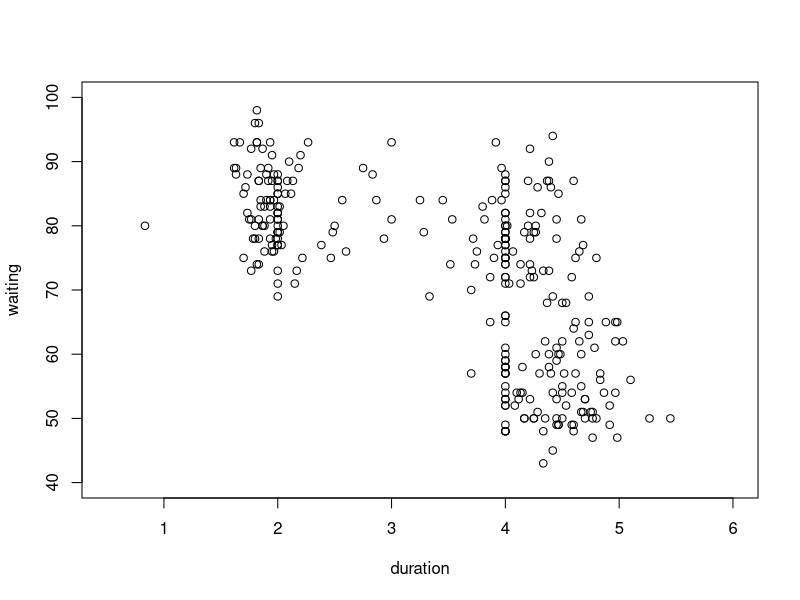
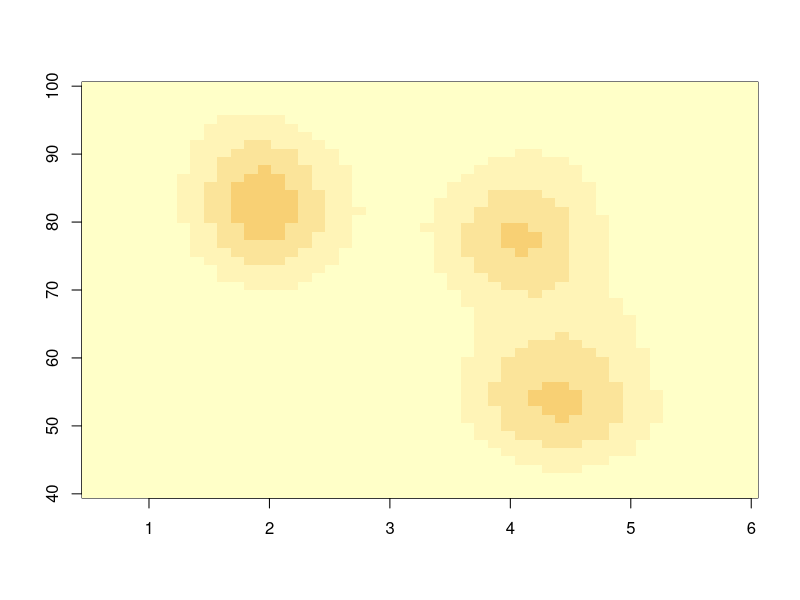
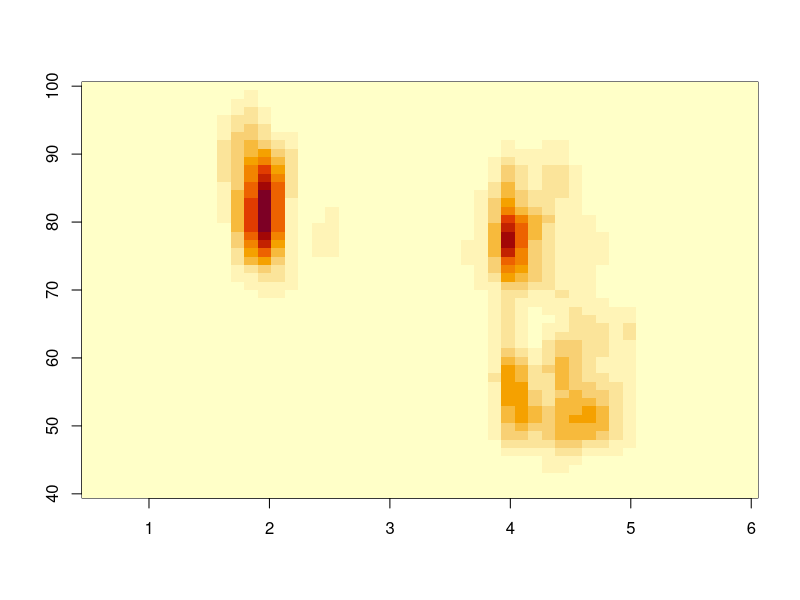
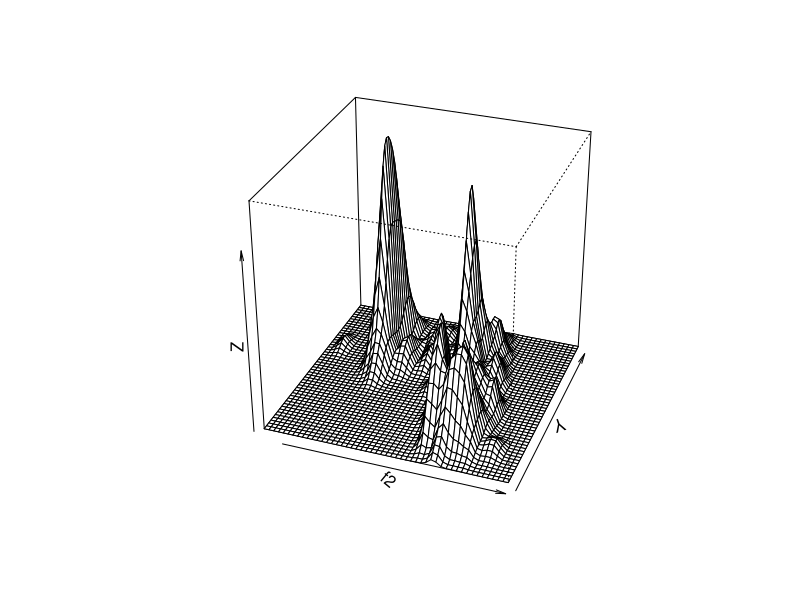
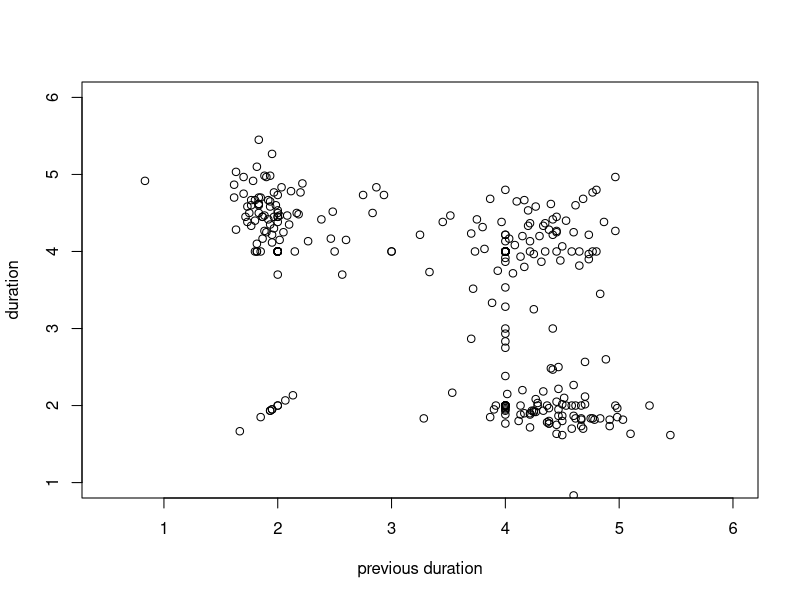
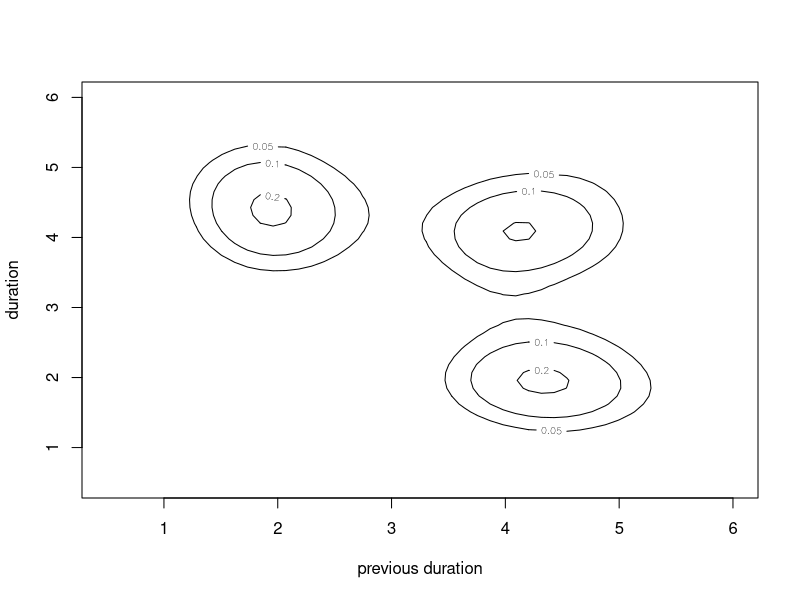
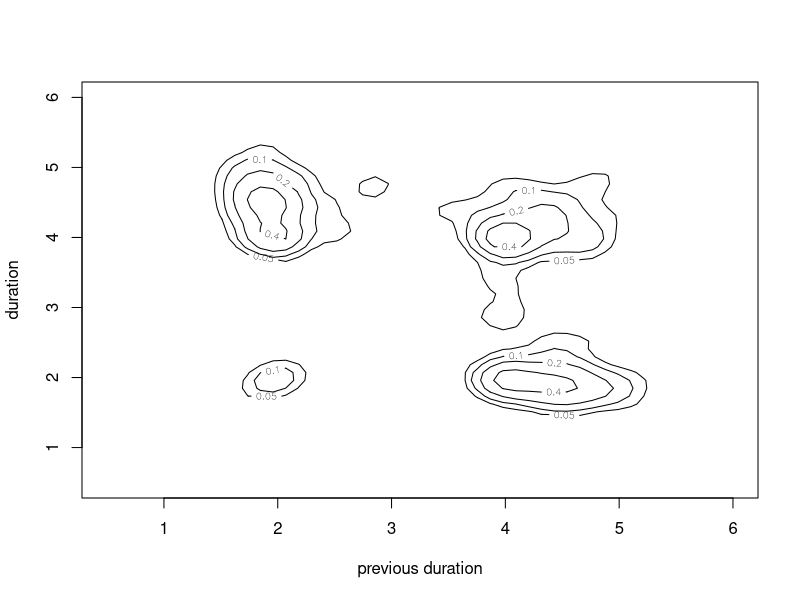
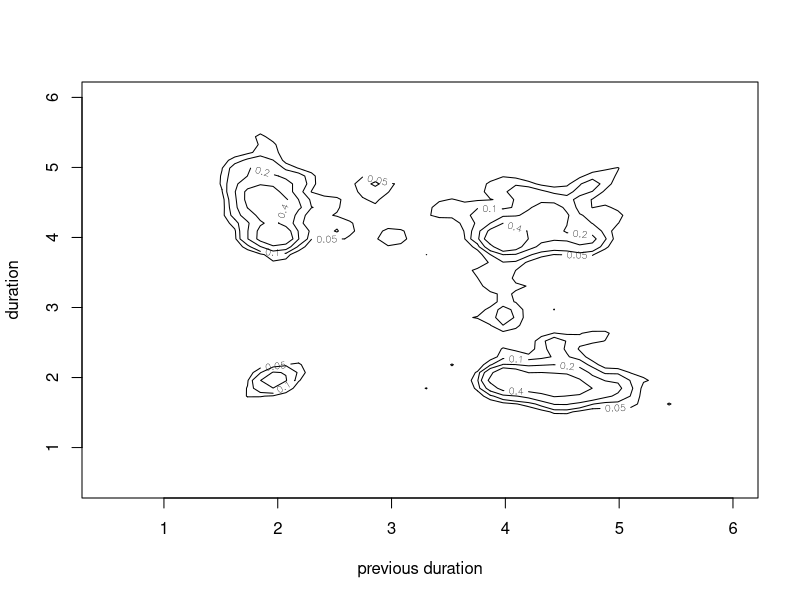

Source code (R) for these figures, in order:
library(MASS)


### Name: kde2d
### Title: Two-Dimensional Kernel Density Estimation
### Aliases: kde2d
### Keywords: dplot

### ** Examples

attach(geyser)
plot(duration, waiting, xlim = c(0.5,6), ylim = c(40,100))
f1 <- kde2d(duration, waiting, n = 50, lims = c(0.5, 6, 40, 100))
image(f1, zlim = c(0, 0.05))
f2 <- kde2d(duration, waiting, n = 50, lims = c(0.5, 6, 40, 100),
            h = c(width.SJ(duration), width.SJ(waiting)) )
image(f2, zlim = c(0, 0.05))
persp(f2, phi = 30, theta = 20, d = 5)

plot(duration[-272], duration[-1], xlim = c(0.5, 6),
     ylim = c(1, 6),xlab = "previous duration", ylab = "duration")
f1 <- kde2d(duration[-272], duration[-1],
            h = rep(1.5, 2), n = 50, lims = c(0.5, 6, 0.5, 6))
contour(f1, xlab = "previous duration",
        ylab = "duration", levels  =  c(0.05, 0.1, 0.2, 0.4) )
f1 <- kde2d(duration[-272], duration[-1],
            h = rep(0.6, 2), n = 50, lims = c(0.5, 6, 0.5, 6))
contour(f1, xlab = "previous duration",
        ylab = "duration", levels  =  c(0.05, 0.1, 0.2, 0.4) )
f1 <- kde2d(duration[-272], duration[-1],
            h = rep(0.4, 2), n = 50, lims = c(0.5, 6, 0.5, 6))
contour(f1, xlab = "previous duration",
        ylab = "duration", levels  =  c(0.05, 0.1, 0.2, 0.4) )
detach("geyser")
